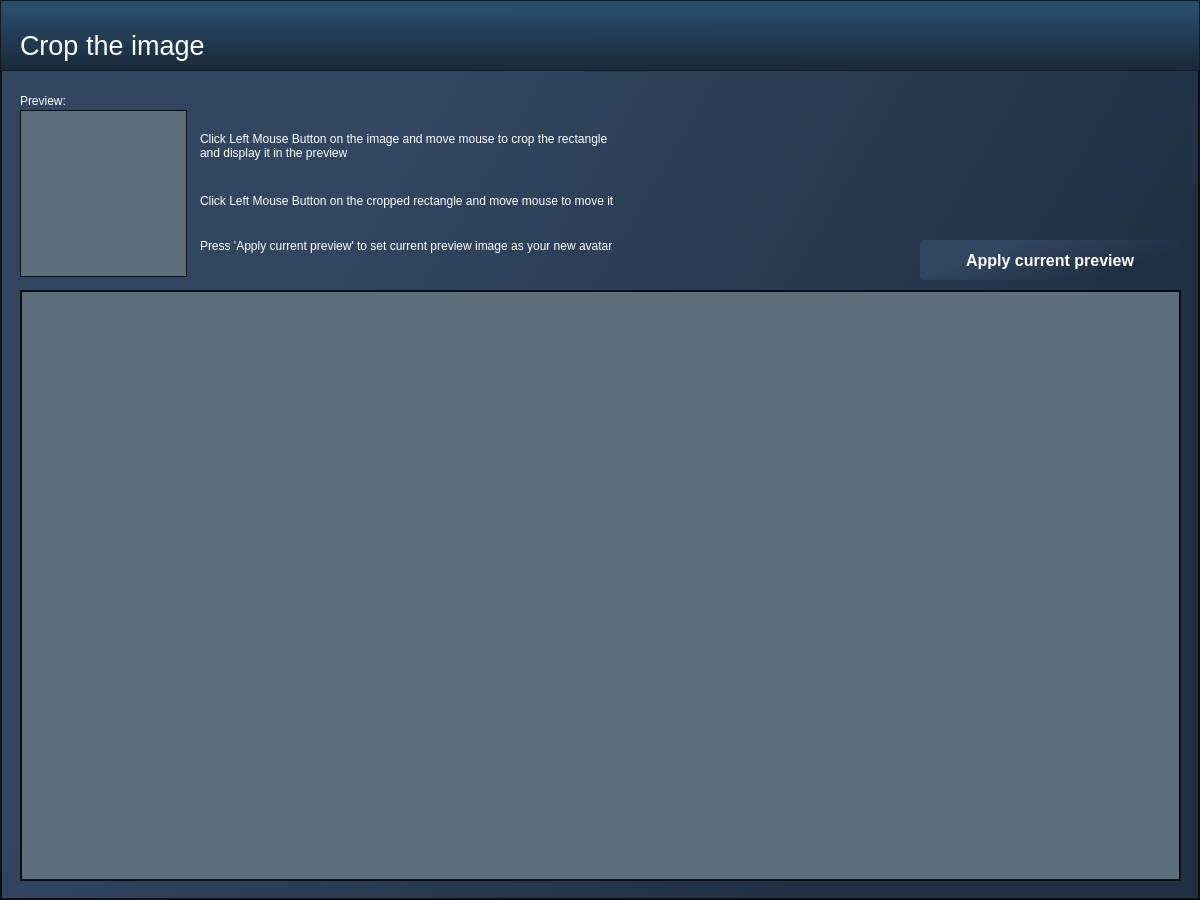
<?xml version="1.0" encoding="UTF-8"?>
<ui version="4.0">
 <class>ImageCropper</class>
 <widget class="QDialog" name="ImageCropper">
  <property name="geometry">
   <rect>
    <x>0</x>
    <y>0</y>
    <width>1200</width>
    <height>900</height>
   </rect>
  </property>
  <property name="minimumSize">
   <size>
    <width>1200</width>
    <height>900</height>
   </size>
  </property>
  <property name="maximumSize">
   <size>
    <width>1200</width>
    <height>900</height>
   </size>
  </property>
  <property name="windowTitle">
   <string>Dialog</string>
  </property>
  <property name="styleSheet">
   <string notr="true">background-color: rgb(45, 55, 65);
background-color: qlineargradient(spread:reflect, x1:0, y1:0.483, x2:0.494318, y2:0.488, stop:0 rgba(0, 0, 0, 255), stop:0.272727 rgba(31, 46, 65, 255));
background-color: qlineargradient(spread:pad, x1:0.29, y1:0.795455, x2:0.880682, y2:0.773, stop:0 rgba(92, 98, 111, 255), stop:1 rgba(70, 75, 85, 255));;
background-color: qlineargradient(spread:pad, x1:0.1025, y1:0.21, x2:0.773, y2:0.982955, stop:0 rgba(64, 75, 85, 255), stop:1 rgba(47, 49, 52, 255));
background-color: qlineargradient(spread:pad, x1:0.228, y1:0.414773, x2:0.812182, y2:0.67, stop:0 rgba(50, 70, 96, 255), stop:1 rgba(32, 47, 66, 255));
border: 2px solid rgb(10,15,20);</string>
  </property>
  <widget class="QWidget" name="UpperFrame" native="true">
   <property name="geometry">
    <rect>
     <x>0</x>
     <y>0</y>
     <width>1200</width>
     <height>71</height>
    </rect>
   </property>
   <property name="styleSheet">
    <string notr="true">background-color: qlineargradient(spread:pad, x1:0.477273, y1:0.074, x2:0.478, y2:1, stop:0.00568182 rgba(40, 80, 111, 240), stop:1 rgba(27, 40, 56, 255));

border-top: 0px;
border-left: 0px;
border-right: 0px;
border-bottom: 1px;
border-style: solid;
border: 1px solid rgb(19, 28, 38);
</string>
   </property>
   <widget class="QLabel" name="label">
    <property name="geometry">
     <rect>
      <x>20</x>
      <y>30</y>
      <width>201</width>
      <height>31</height>
     </rect>
    </property>
    <property name="font">
     <font>
      <family>Arial</family>
      <pointsize>20</pointsize>
     </font>
    </property>
    <property name="styleSheet">
     <string notr="true">background-color: none;
border: none;
color: rgb(255, 255, 255);</string>
    </property>
    <property name="text">
     <string>Crop the image</string>
    </property>
    <property name="textFormat">
     <enum>Qt::AutoText</enum>
    </property>
   </widget>
   <widget class="QPushButton" name="Close_button">
    <property name="geometry">
     <rect>
      <x>1175</x>
      <y>0</y>
      <width>25</width>
      <height>25</height>
     </rect>
    </property>
    <property name="styleSheet">
     <string notr="true">QPushButton
{
	background-color: none;
	border: 0px; 
}
QPushButton:hover
{ 
	background-color: rgb(249, 22, 34);
 }
</string>
    </property>
    <property name="text">
     <string/>
    </property>
    <property name="iconSize">
     <size>
      <width>14</width>
      <height>14</height>
     </size>
    </property>
   </widget>
  </widget>
  <widget class="QGraphicsView" name="graphicsView">
   <property name="geometry">
    <rect>
     <x>20</x>
     <y>290</y>
     <width>1161</width>
     <height>591</height>
    </rect>
   </property>
   <property name="styleSheet">
    <string notr="true">background-color: rgb(93, 109, 122);</string>
   </property>
  </widget>
  <widget class="QLabel" name="Preview">
   <property name="geometry">
    <rect>
     <x>20</x>
     <y>110</y>
     <width>167</width>
     <height>167</height>
    </rect>
   </property>
   <property name="styleSheet">
    <string notr="true">background: transparent;
background-color: rgb(93, 109, 122);
border: 1px solid  rgb(10,15,20);
</string>
   </property>
   <property name="text">
    <string/>
   </property>
   <property name="scaledContents">
    <bool>true</bool>
   </property>
  </widget>
  <widget class="QLabel" name="label_3">
   <property name="geometry">
    <rect>
     <x>20</x>
     <y>90</y>
     <width>131</width>
     <height>21</height>
    </rect>
   </property>
   <property name="styleSheet">
    <string notr="true">border: none;
background: transparent;
color: rgb(255, 255, 255);
font: 11pt &quot;Arial&quot;;
</string>
   </property>
   <property name="text">
    <string>Preview:</string>
   </property>
  </widget>
  <widget class="QPushButton" name="ApplyButton">
   <property name="geometry">
    <rect>
     <x>920</x>
     <y>240</y>
     <width>260</width>
     <height>40</height>
    </rect>
   </property>
   <property name="minimumSize">
    <size>
     <width>260</width>
     <height>40</height>
    </size>
   </property>
   <property name="maximumSize">
    <size>
     <width>260</width>
     <height>40</height>
    </size>
   </property>
   <property name="font">
    <font>
     <family>Arial</family>
     <pointsize>12</pointsize>
     <bold>true</bold>
    </font>
   </property>
   <property name="cursor">
    <cursorShape>PointingHandCursor</cursorShape>
   </property>
   <property name="styleSheet">
    <string notr="true">QPushButton
{
	color: rgb(255, 255, 255);
	background: qlineargradient(x1:0, y1:0, x2:1, y2:1,
                stop:0 rgb(0, 200, 250), 
				stop: 0.4 rgb(30, 150, 255),
                stop:1 rgb(60, 90, 255));
	border: none;
	border-radius: 3px;
}
QPushButton:hover
{
	
	background-color: rgb(25, 206, 255);
}</string>
   </property>
   <property name="text">
    <string>Apply current preview</string>
   </property>
  </widget>
  <widget class="QLabel" name="label_2">
   <property name="geometry">
    <rect>
     <x>200</x>
     <y>120</y>
     <width>661</width>
     <height>51</height>
    </rect>
   </property>
   <property name="styleSheet">
    <string notr="true">color: rgb(255, 255, 255);
background: transparent;
border: none;
font: 14pt &quot;Arial&quot;;</string>
   </property>
   <property name="text">
    <string>Click Left Mouse Button on the image and move mouse to crop the rectangle
and display it in the preview</string>
   </property>
  </widget>
  <widget class="QLabel" name="label_4">
   <property name="geometry">
    <rect>
     <x>200</x>
     <y>180</y>
     <width>671</width>
     <height>41</height>
    </rect>
   </property>
   <property name="styleSheet">
    <string notr="true">color: rgb(255, 255, 255);
background: transparent;
border: none;
font: 14pt &quot;Arial&quot;;</string>
   </property>
   <property name="text">
    <string>Click Left Mouse Button on the cropped rectangle and move mouse to move it</string>
   </property>
  </widget>
  <widget class="QLabel" name="label_5">
   <property name="geometry">
    <rect>
     <x>200</x>
     <y>220</y>
     <width>681</width>
     <height>51</height>
    </rect>
   </property>
   <property name="styleSheet">
    <string notr="true">color: rgb(255, 255, 255);
background: transparent;
border: none;
font: 14pt &quot;Arial&quot;;</string>
   </property>
   <property name="text">
    <string>Press 'Apply current preview' to set current preview image as your new avatar</string>
   </property>
  </widget>
 </widget>
 <resources/>
 <connections/>
</ui>
